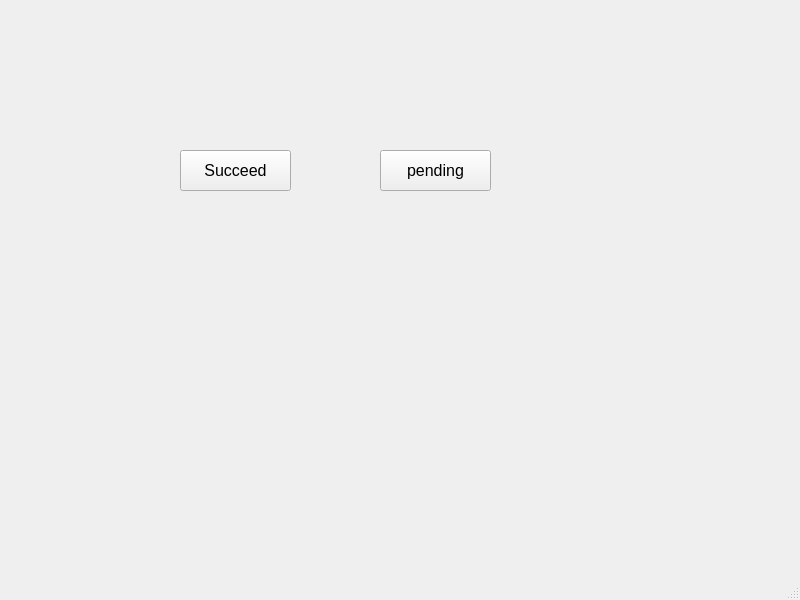
<?xml version="1.0" encoding="UTF-8"?>
<ui version="4.0">
 <class>payment</class>
 <widget class="QMainWindow" name="payment">
  <property name="geometry">
   <rect>
    <x>0</x>
    <y>0</y>
    <width>800</width>
    <height>600</height>
   </rect>
  </property>
  <property name="windowTitle">
   <string>MainWindow</string>
  </property>
  <widget class="QWidget" name="centralwidget">
   <widget class="QPushButton" name="sus_bt">
    <property name="geometry">
     <rect>
      <x>180</x>
      <y>150</y>
      <width>111</width>
      <height>41</height>
     </rect>
    </property>
    <property name="font">
     <font>
      <pointsize>12</pointsize>
     </font>
    </property>
    <property name="text">
     <string>Succeed</string>
    </property>
   </widget>
   <widget class="QPushButton" name="penp_bt">
    <property name="geometry">
     <rect>
      <x>380</x>
      <y>150</y>
      <width>111</width>
      <height>41</height>
     </rect>
    </property>
    <property name="font">
     <font>
      <pointsize>12</pointsize>
     </font>
    </property>
    <property name="text">
     <string>pending</string>
    </property>
   </widget>
  </widget>
  <widget class="QMenuBar" name="menubar">
   <property name="geometry">
    <rect>
     <x>0</x>
     <y>0</y>
     <width>800</width>
     <height>26</height>
    </rect>
   </property>
  </widget>
  <widget class="QStatusBar" name="statusbar"/>
 </widget>
 <resources/>
 <connections/>
</ui>
